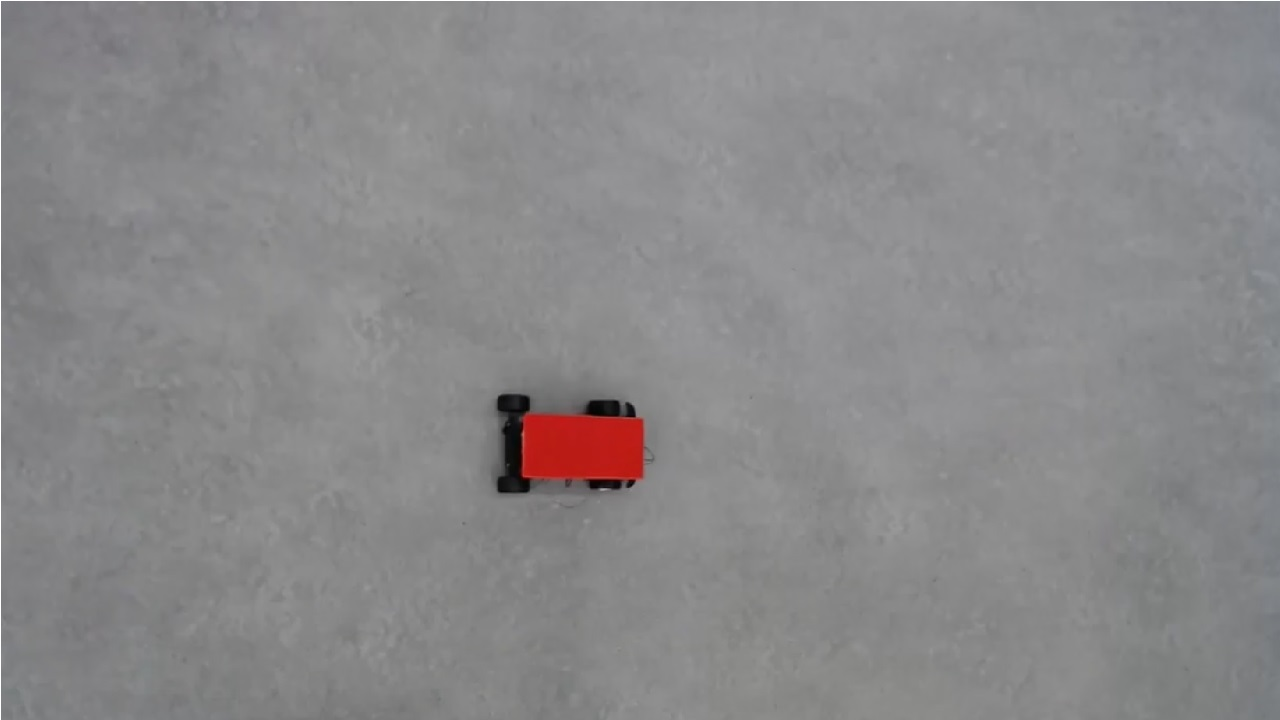
#> input picture Coordinator/overheadreal.jpg, 1280 x 720 px
$ python -i processor.py   (imports and definitions only)
#> lines starting #> are read from the running program, lines starting #| are printed output that depends on the picture; after the words box and inside, x2 and y2 are one past the last pixel; in counts of white or black regions, pixels touching at a corner belong together
#> further down, picture is the input picture: shape (720, 1280, 3); mean B, G, R 137.7, 136.7, 137.8
import matplotlib.pyplot as plt
import numpy as np
import cv2
import PIL
import math

class ImageProcessor:
    def __init__(self):
        self.bundler = HoughBundler()

    def process_image(self, image):
        image_y, image_x, _ = image.shape
#> image_y = 720; image_x = 1280

        hsv_img = cv2.cvtColor(image, cv2.COLOR_BGR2HSV)
#> hsv_img: shape (720, 1280, 3); mean H, S, V 64, 4.8, 139.2

        red1 = (0, 100, 100)
        red2 = (5, 255, 255)
        mask1 = cv2.inRange(hsv_img, red1, red2)
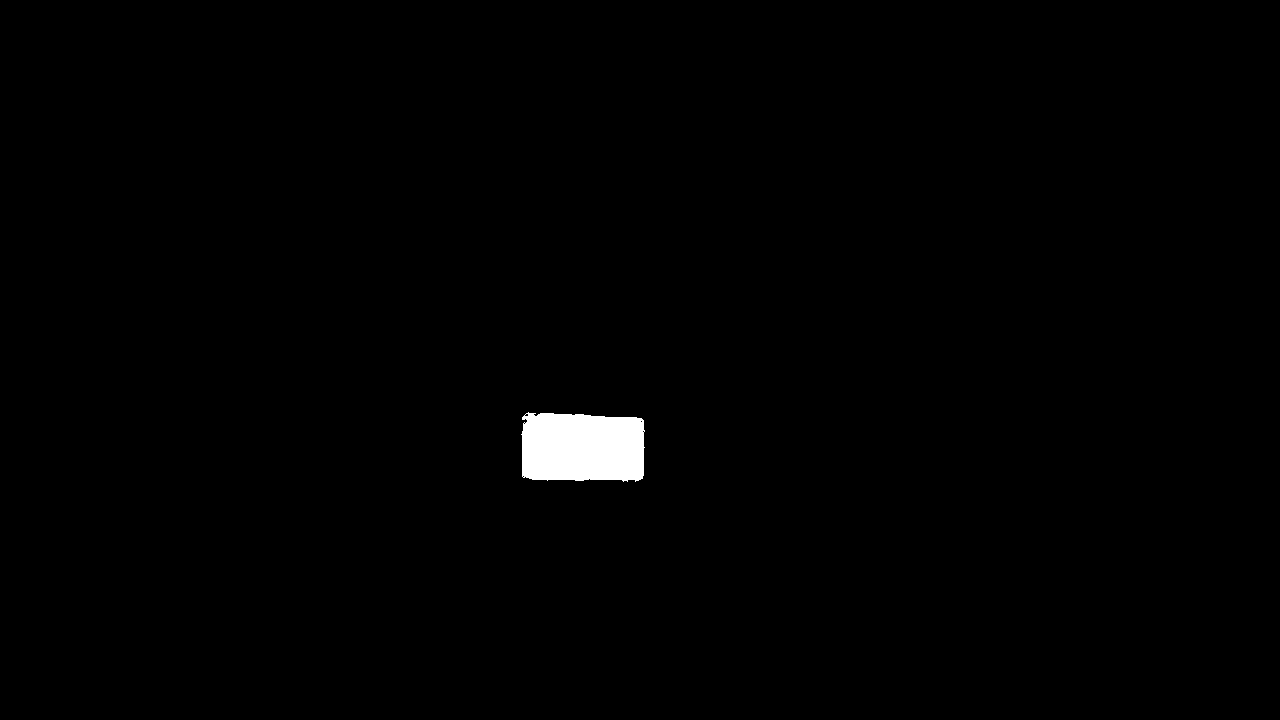
#> mask1: shape (720, 1280); 0.85% white; 1 white region, box (x1, y1, x2, y2) and area: (521, 412, 645, 482) 7870

        r1 = (175, 100, 100)
        r2 = (180, 255, 255)
        mask2 = cv2.inRange(hsv_img, r1, r2)
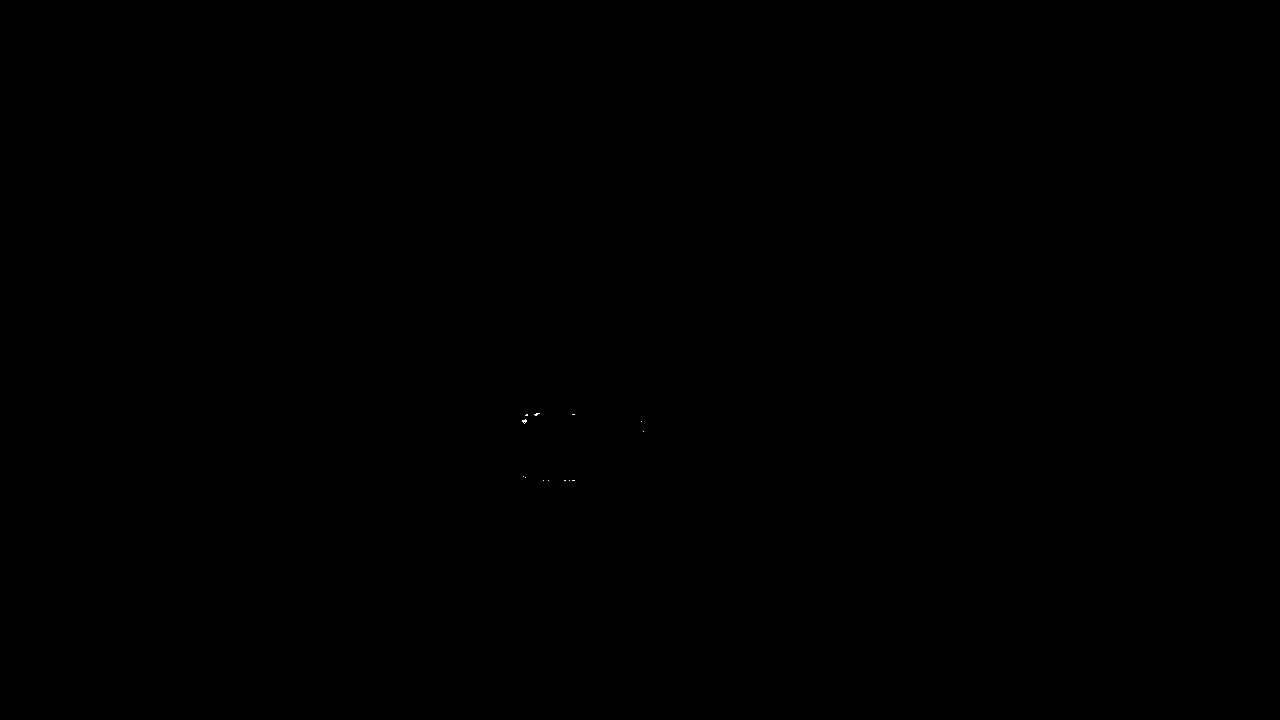
#> mask2: shape (720, 1280); 0% white in thin lines or dots, all inside (x1, y1, x2, y2) = (522, 413, 644, 481)

        combinedMask = cv2.bitwise_or(mask1, mask2)
#> combinedMask: shape (720, 1280); 0.86% white; 1 white region, box (x1, y1, x2, y2) and area: (521, 412, 645, 482) 7914

        gaussMask = self.gaussian_blur(combinedMask, 15)
        kernel = np.ones((5,5),np.uint8)
        dilation = cv2.dilate(combinedMask, kernel)
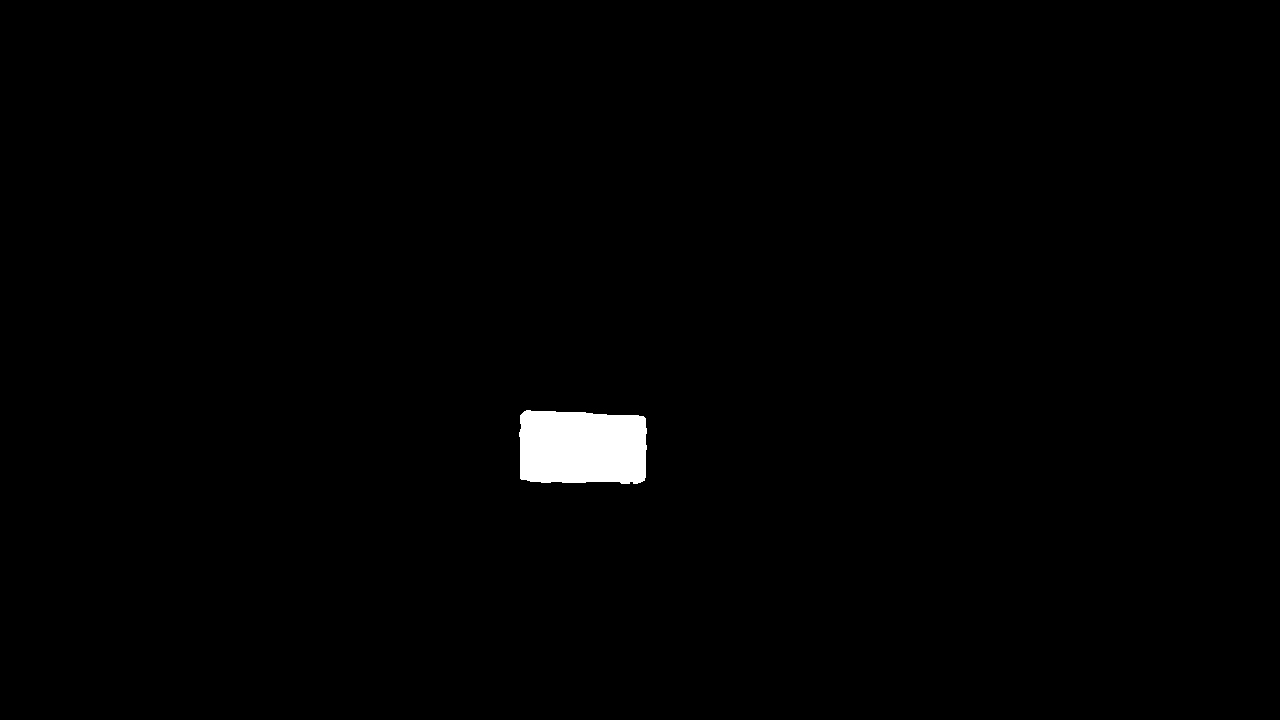
#> dilation: shape (720, 1280); 0.95% white; 1 white region, box (x1, y1, x2, y2) and area: (519, 410, 647, 484) 8742
        edges = cv2.bitwise_xor(combinedMask, dilation, 5)
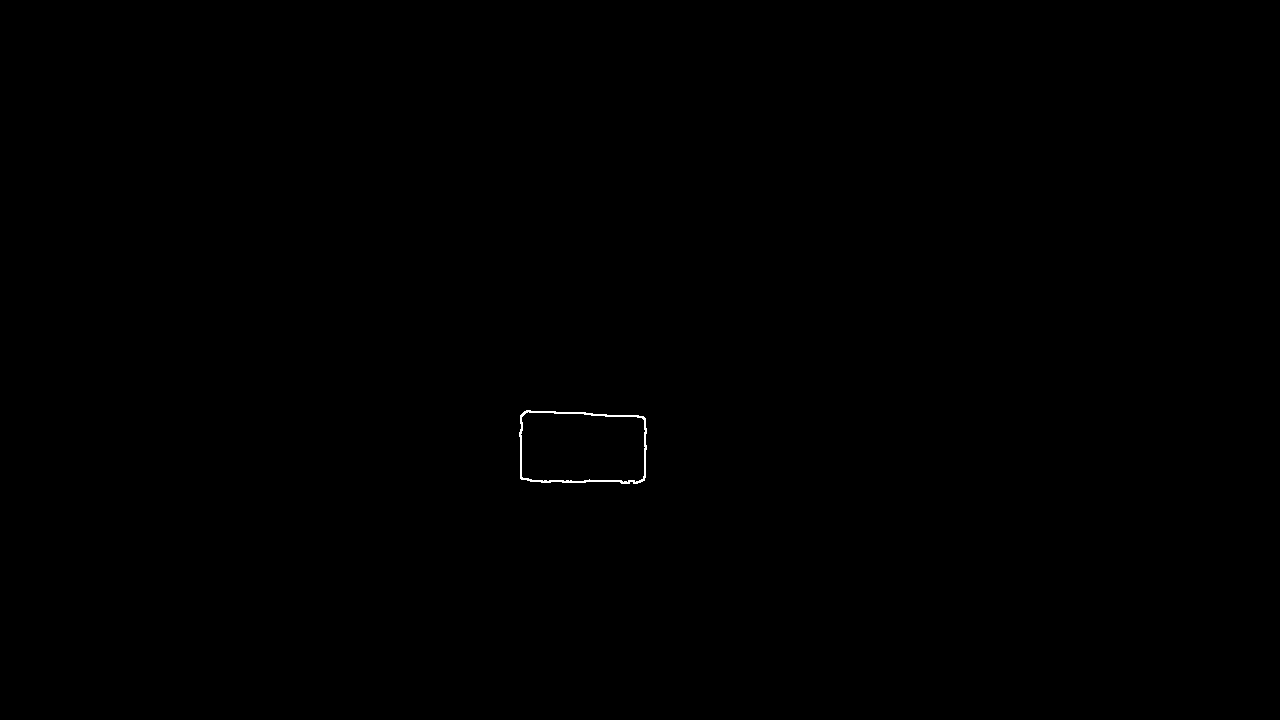
#> edges: shape (720, 1280); 0.09% white in thin lines or dots, all inside (x1, y1, x2, y2) = (519, 410, 647, 484)
        lines = cv2.HoughLinesP(edges, rho=2, theta=np.pi/180, threshold=30, minLineLength=2, maxLineGap=2)
#> lines = 18 rows, first 6: [584, 480, 621, 480], [584, 414, 619, 416], [524, 411, 592, 413], [562, 482, 634, 480], [644, 480, 644, 417], [520, 478, 520, 429]

        bundler = HoughBundler()
        bundled_lines = bundler.process_lines(lines)

        (midpoint, bounding_box) = self.find_midpoint_and_bounding_box(bundled_lines)

        # Find the slopes of the bundles
        slopeBundles = bundler.bundleBySlope(bundled_lines)
        index=0
        dominant_slope = 0
        max_len = 0
        average_bundle_slopes = []
        for bun in slopeBundles:
            bundle_length = 0
            average_orientation = 0
            for line in bun:
                x1 = line[0][0]
                y1 = line[0][1]
                x2 = line[1][0]
                y2 = line[1][1]
                length = math.sqrt(math.pow((x2 - x1), 2) + math.pow((y2 - y1), 2))
                line_orientation = math.atan2((line[1][1] - line[0][1]), (line[1][0] - line[0][0]))
                average_orientation += line_orientation * length # weighted orientation
                bundle_length += length
            average_orientation /= bundle_length

            average_bundle_slopes.append(average_orientation)
            if bundle_length > max_len:
                max_len = bundle_length
                # Likely dominant slope
                dominant_slope = index
            index += 1
        bearing = math.degrees(average_bundle_slopes[dominant_slope])

        return (midpoint, bearing)

    def gaussian_blur(self, img, kernel_size):
        """Applies a Gaussian Noise kernel"""
        return cv2.GaussianBlur(img, (kernel_size, kernel_size), 0)

    def find_midpoint_and_bounding_box(self, bundled_lines):
        bounding_box = self.find_bounding_box(bundled_lines)
        if bounding_box:
            xmin = bounding_box[0]
            xmax = bounding_box[1]
            ymin = bounding_box[2]
            ymax = bounding_box[3]
            midpoint = ((xmax+xmin)/2, (ymax+ymin)/2)
            return (midpoint, bounding_box)

    def find_bounding_box(self, bundled_lines):
        if bundled_lines:
            xmin = bundled_lines[0][0][0]
            xmax = bundled_lines[0][0][0]
            ymin = bundled_lines[0][1][1]
            ymax = bundled_lines[0][1][1]
            for line in bundled_lines:
                x1 = line[0][0]
                y1 = line[0][1]
                x2 = line[1][0]
                y2 = line[1][1]
                if x1 < xmin:
                    xmin = x1
                elif x1 > xmax:
                    xmax = x1
                if x2 < xmin:
                    xmin = x2
                elif x2 > xmax:
                    xmax = x2

                if y1 < ymin:
                    ymin = y1
                elif y1 > ymax:
                    ymax = y1

                if y2 < ymin:
                    ymin = y2
                elif y2 > ymax:
                    ymax = y2
            return (xmin, xmax, ymin, ymax)


# Modified version of https://stackoverflow.com/questions/45531074/how-to-merge-lines-after-houghlinesp
class HoughBundler:
    '''Clasterize and merge each cluster of cv2.HoughLinesP() output
    a = HoughBundler()
    foo = a.process_lines(houghP_lines, binary_image)
    '''

    def get_orientation(self, line):
        '''get orientation of a line, using its length
        https://en.wikipedia.org/wiki/Atan2
        '''
        orientation = math.atan2(abs((line[0] - line[2])), abs((line[1] - line[3])))
        return math.degrees(orientation)

    def checker(self, line_new, groups, min_distance_to_merge, min_angle_to_merge):
        '''Check if line have enough distance and angle to be count as similar
        '''
        for group in groups:
            # walk through existing line groups
            for line_old in group:
                # check distance
                if self.get_distance(line_old, line_new) < min_distance_to_merge:
                    # check the angle between lines
                    orientation_new = self.get_orientation(line_new)
                    orientation_old = self.get_orientation(line_old)
                    # if all is ok -- line is similar to others in group
                    if abs(orientation_new - orientation_old) < min_angle_to_merge:
                        group.append(line_new)
                        return False
        # if it is totally different line
        return True

    def DistancePointLine(self, point, line):
        """Get distance between point and line
        http://local.wasp.uwa.edu.au/~pbourke/geometry/pointline/source.vba
        """
        px, py = point
        x1, y1, x2, y2 = line

        def lineMagnitude(x1, y1, x2, y2):
            'Get line (aka vector) length'
            lineMagnitude = math.sqrt(math.pow((x2 - x1), 2) + math.pow((y2 - y1), 2))
            return lineMagnitude

        LineMag = lineMagnitude(x1, y1, x2, y2)
        if LineMag < 0.00000001:
            DistancePointLine = 9999
            return DistancePointLine

        u1 = (((px - x1) * (x2 - x1)) + ((py - y1) * (y2 - y1)))
        u = u1 / (LineMag * LineMag)

        if (u < 0.00001) or (u > 1):
            #// closest point does not fall within the line segment, take the shorter distance
            #// to an endpoint
            ix = lineMagnitude(px, py, x1, y1)
            iy = lineMagnitude(px, py, x2, y2)
            if ix > iy:
                DistancePointLine = iy
            else:
                DistancePointLine = ix
        else:
            # Intersecting point is on the line, use the formula
            ix = x1 + u * (x2 - x1)
            iy = y1 + u * (y2 - y1)
            DistancePointLine = lineMagnitude(px, py, ix, iy)

        return DistancePointLine

    def get_distance(self, a_line, b_line):
        """Get all possible distances between each dot of two lines and second line
        return the shortest
        """
        dist1 = self.DistancePointLine(a_line[:2], b_line)
        dist2 = self.DistancePointLine(a_line[2:], b_line)
        dist3 = self.DistancePointLine(b_line[:2], a_line)
        dist4 = self.DistancePointLine(b_line[2:], a_line)

        return min(dist1, dist2, dist3, dist4)

    def merge_lines_pipeline_2(self, lines):
        'Clusterize (group) lines'
        groups = []  # all lines groups are here
        # Parameters to play with
        min_distance_to_merge = 30
        min_angle_to_merge = 30
        # first line will create new group every time
        groups.append([lines[0]])
        # if line is different from existing gropus, create a new group
        for line_new in lines[1:]:
            if self.checker(line_new, groups, min_distance_to_merge, min_angle_to_merge):
                groups.append([line_new])

        return groups

    def merge_lines_segments1(self, lines):
        """Sort lines cluster and return first and last coordinates
        """
        orientation = self.get_orientation(lines[0])

        # special case
        if(len(lines) == 1):
            return [lines[0][:2], lines[0][2:]]

        # [[1,2,3,4],[]] to [[1,2],[3,4],[],[]]
        points = []
        for line in lines:
            points.append(line[:2])
            points.append(line[2:])
        # if vertical
        if 45 < orientation < 135:
            #sort by y
            points = sorted(points, key=lambda point: point[1])
        else:
            #sort by x
            points = sorted(points, key=lambda point: point[0])

        # return first and last point in sorted group
        # [[x,y],[x,y]]
        return [points[0], points[-1]]

    def process_lines(self, lines):
        '''Main function for lines from cv.HoughLinesP() output merging
        for OpenCV 3
        lines -- cv.HoughLinesP() output
        '''
        lines_x = []
        lines_y = []
        # for every line of cv2.HoughLinesP()
        for line_i in [l[0] for l in lines]:
                orientation = self.get_orientation(line_i)
                # if vertical
                if 45 < orientation < 135:
                    lines_y.append(line_i)
                else:
                    lines_x.append(line_i)
#> this loop made 18 passes
#> (line_i, orientation) on passes 1 to 12: ([584, 480, 621, 480], 90), ([584, 414, 619, 416], 86.73), ([524, 411, 592, 413], 88.32), ([562, 482, 634, 480], 88.41), ([644, 480, 644, 417], 0), ([520, 478, 520, 429], 0), ([633, 483, 637, 483], 90), ([569, 482, 585, 482], 90), ([522, 422, 522, 430], 0), ([554, 413, 570, 413], 90), ([541, 482, 571, 480], 86.19), ([646, 428, 646, 433], 0)
#> after the loop, lines_x = [[644, 480, 644, 417], [520, 478, 520, 429], [522, 422, 522, 430], [646, 428, 646, 433], [521, 414, 521, 429], [645, 419, 645, 454]]; lines_y = [[584, 480, 621, 480], [584, 414, 619, 416], [524, 411, 592, 413], [562, 482, 634, 480], [633, 483, 637, 483], [569, 482, 585, 482], [554, 413, 570, 413], [541, 482, 571, 480], [530, 481, 558, 480], [598, 414, 616, 415], [618, 415, 645, 418], [633, 482, 643, 480]]

        lines_y = sorted(lines_y, key=lambda line: line[1])
#> lines_y = [[524, 411, 592, 413], [554, 413, 570, 413], [584, 414, 619, 416], [598, 414, 616, 415], [618, 415, 645, 418], [584, 480, 621, 480], [530, 481, 558, 480], [562, 482, 634, 480], [569, 482, 585, 482], [541, 482, 571, 480], [633, 482, 643, 480], [633, 483, 637, 483]]
        lines_x = sorted(lines_x, key=lambda line: line[0])
#> lines_x = [[520, 478, 520, 429], [521, 414, 521, 429], [522, 422, 522, 430], [644, 480, 644, 417], [645, 419, 645, 454], [646, 428, 646, 433]]
        merged_lines_all = []

        # for each cluster in vertical and horizantal lines leave only one line
        for i in [lines_x, lines_y]:
                if len(i) > 0:
                    groups = self.merge_lines_pipeline_2(i)
                    merged_lines = []
                    for group in groups:
                        merged_lines.append(self.merge_lines_segments1(group))

                    merged_lines_all.extend(merged_lines)
#> this loop made 2 passes
#> (min_distance_to_merge in merge_lines_pipeline_2, min_angle_to_merge in merge_lines_pipeline_2) on pass 1: (30, 30)
#> the loop in find_bounding_box, `for line in bundled_lines:` made 4 passes
#> line on passes 1 to 4: [[520, 478], [522, 430]], [[644, 480], [646, 433]], [[524, 411], [645, 418]], [[584, 480], [637, 483]]

        return merged_lines_all

    def bundleBySlope(self, lines):
        groups = []
        min_angle_to_merge = 30
        groups.append([lines[0]])
        for line_new in lines[1:]:
            has_group = False
            for group in groups:
                for line_old in group:
                    old_orientation = math.atan2((line_old[0][0] - line_old[1][0]), (line_old[0][1] - line_old[1][1]))
                    new_orientation = math.atan2((line_new[0][0] - line_new[1][0]), (line_new[0][1] - line_new[1][1]))
                    if abs(math.degrees(new_orientation) - math.degrees(old_orientation)) < min_angle_to_merge:
                        group.append(line_new)
                        has_group = True
                        break
            if not has_group:
                groups.append([line_new])
#> this loop made 3 passes

        return groups

>>> import cv2
>>> picture = cv2.imread('../overheadreal.jpg')
>>> result = ImageProcessor().process_image(picture)
#> the loop in process_image, `for bun in slopeBundles:` made 2 passes
#> bun on passes 1 to 2: [[[520, 478], [522, 430]], [[644, 480], [646, 433]]], [[[524, 411], [645, 418]], [[584, 480], [637, 483]]]
